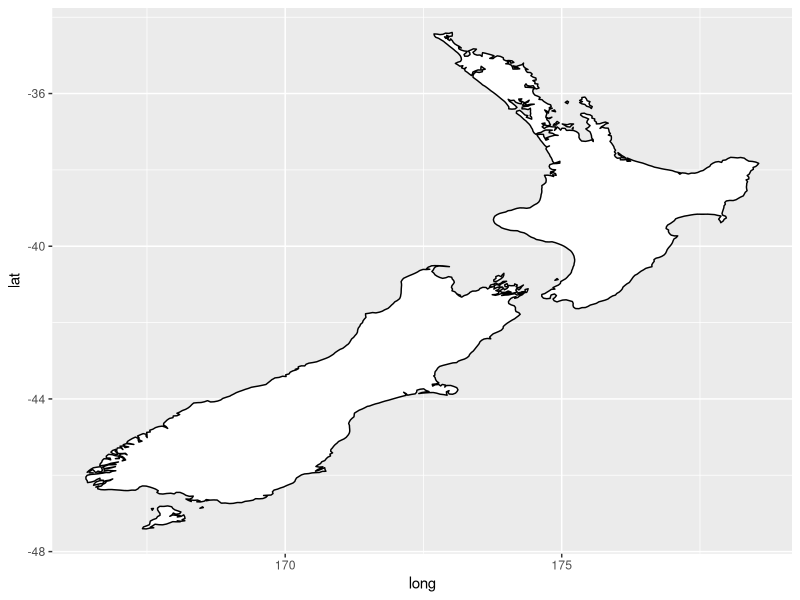
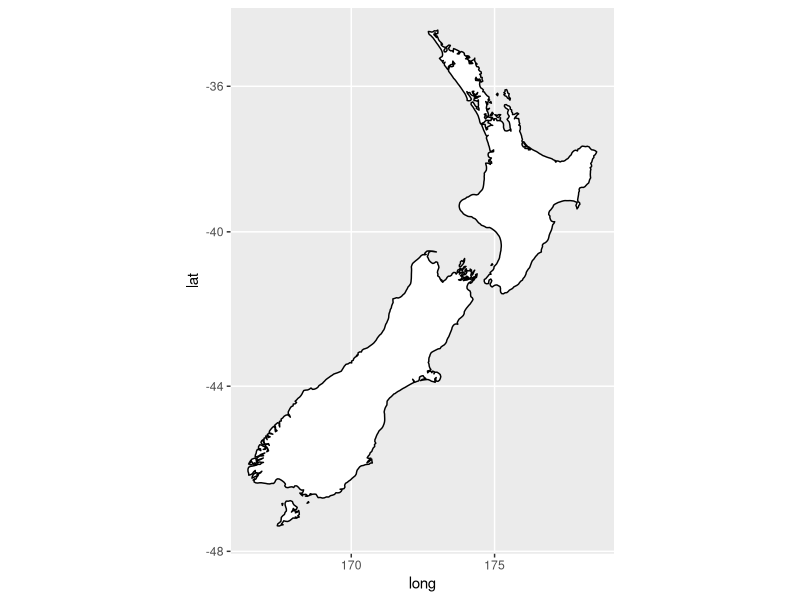
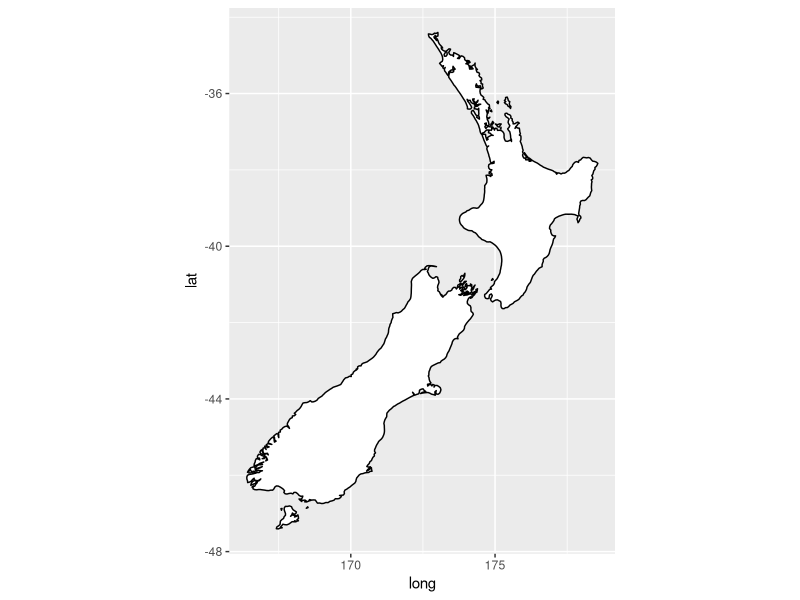
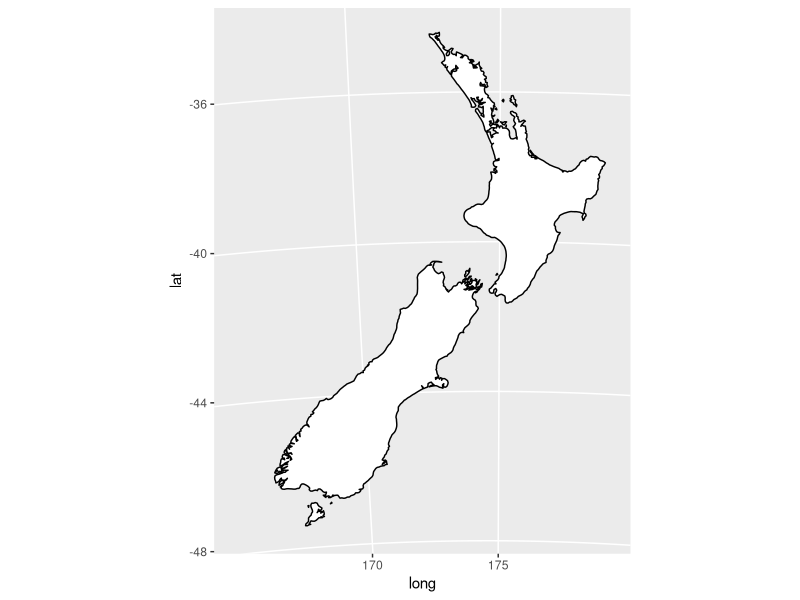
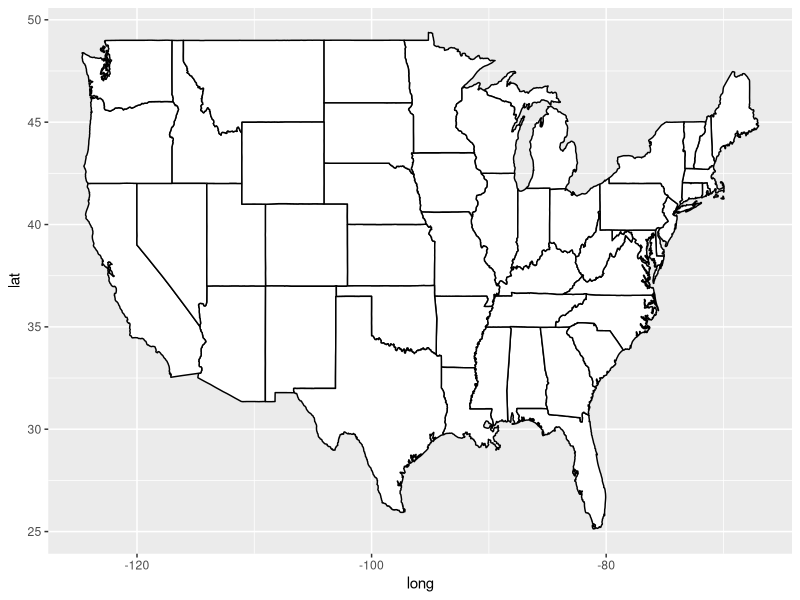
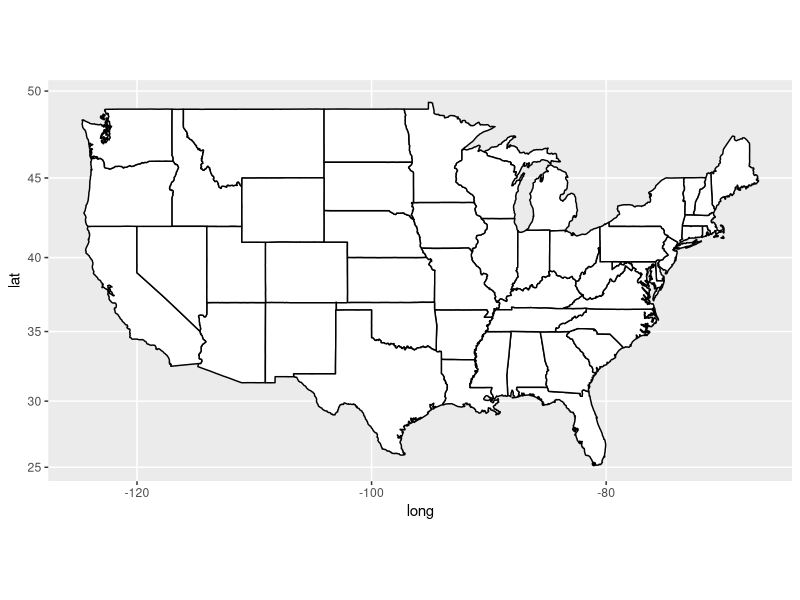
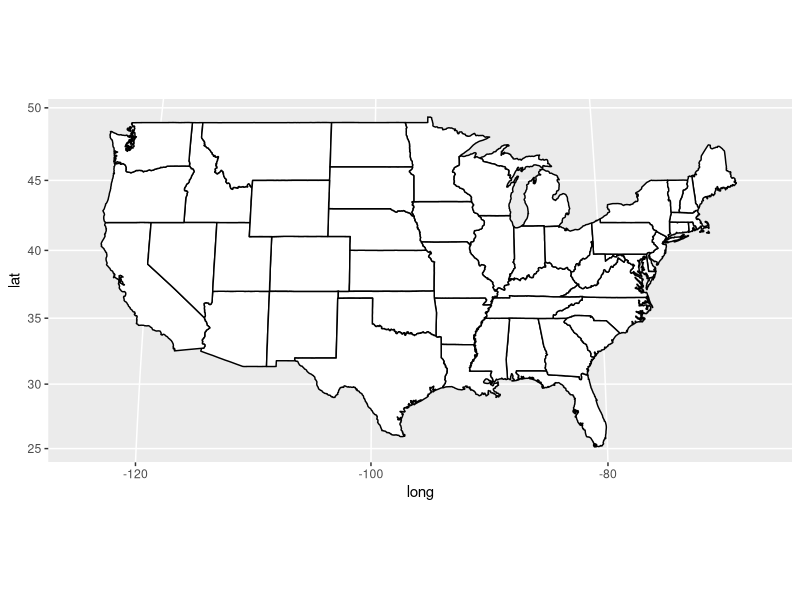
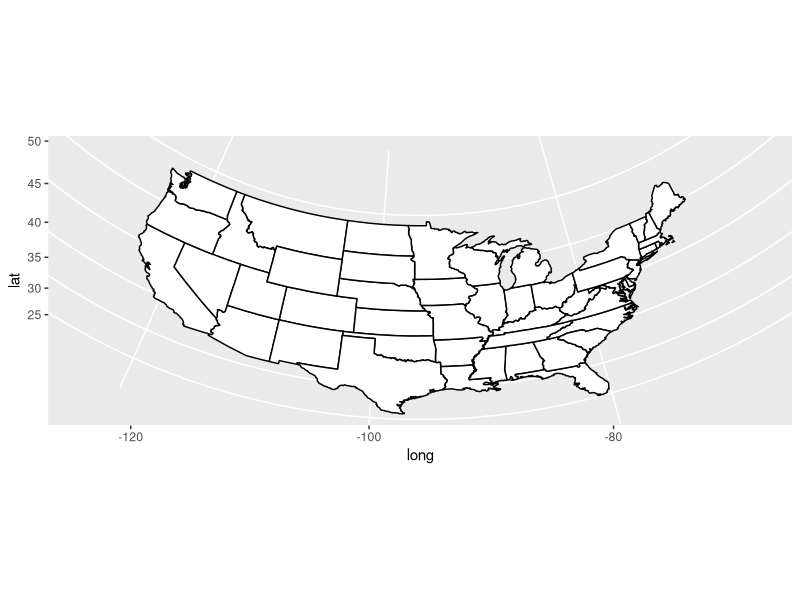

Reproduce these figures in R, in order.
# r2py crawler metadata
# package: ggplot2
# source_type: rd_example
# topic: coord_map.Rd
# source_file: C:\Users\bened\AppData\Local\R\win-library\4.5\ggplot2\help
# lines: 82

suppressPackageStartupMessages(library(ggplot2))
if (require("maps")) {
nz <- map_data("nz")
# Prepare a map of NZ
nzmap <- ggplot(nz, aes(x = long, y = lat, group = group)) +
  geom_polygon(fill = "white", colour = "black")

# Plot it in cartesian coordinates
nzmap
}

if (require("maps")) {
# With correct mercator projection
nzmap + coord_map()
}

if (require("maps")) {
# With the aspect ratio approximation
nzmap + coord_quickmap()
}

if (require("maps")) {
# Other projections
nzmap + coord_map("azequalarea", orientation = c(-36.92, 174.6, 0))
}

if (require("maps")) {
states <- map_data("state")
usamap <- ggplot(states, aes(long, lat, group = group)) +
  geom_polygon(fill = "white", colour = "black")

# Use cartesian coordinates
usamap
}

if (require("maps")) {
# With mercator projection
usamap + coord_map()
}

if (require("maps")) {
# See ?mapproject for coordinate systems and their parameters
usamap + coord_map("gilbert")
}

if (require("maps")) {
# For most projections, you'll need to set the orientation yourself
# as the automatic selection done by mapproject is not available to
# ggplot
usamap + coord_map("orthographic")
}

if (require("maps")) {
usamap + coord_map("conic", lat0 = 30)
}

if (require("maps")) {
usamap + coord_map("bonne", lat0 = 50)
}


if (require("maps")) {
# World map, using geom_path instead of geom_polygon
world <- map_data("world")
worldmap <- ggplot(world, aes(x = long, y = lat, group = group)) +
  geom_path() +
  scale_y_continuous(breaks = (-2:2) * 30) +
  scale_x_continuous(breaks = (-4:4) * 45)

# Orthographic projection with default orientation (looking down at North pole)
worldmap + coord_map("ortho")
}

if (require("maps")) {
# Looking up up at South Pole
worldmap + coord_map("ortho", orientation = c(-90, 0, 0))
}

if (require("maps")) {
# Centered on New York (currently has issues with closing polygons)
worldmap + coord_map("ortho", orientation = c(41, -74, 0))
}
